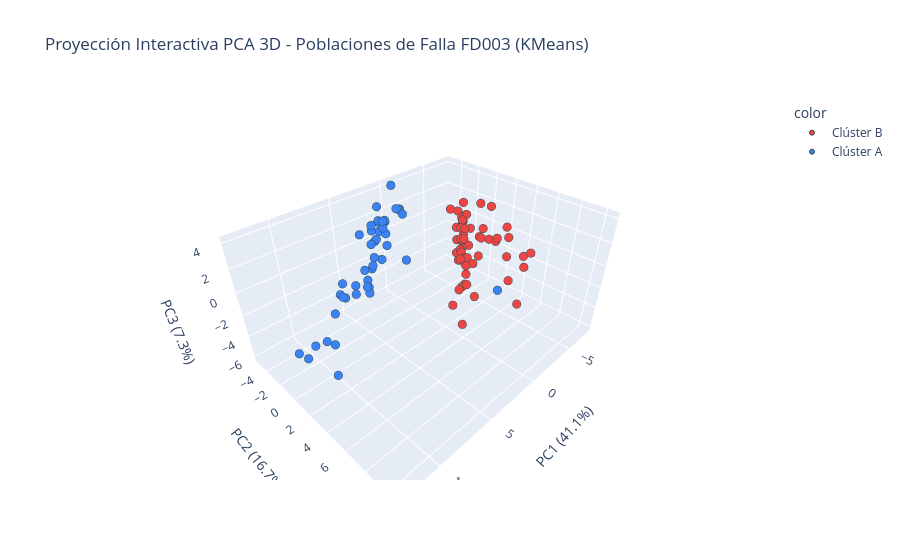

Notebook code for this chart:
### Code cell
# 5. Visualización 3D Interactiva con Plotly
fig_plotly = px.scatter_3d(
    x=X_pca_3d[:, 0], y=X_pca_3d[:, 1], z=X_pca_3d[:, 2],
    color=df_engine_features['cluster_name'],
    color_discrete_map=palette,
    hover_name=[f'Motor #{u}' for u in df_engine_features.index],
    labels={'x': f'PC1 ({var_exp[0]*100:.1f}%)', 'y': f'PC2 ({var_exp[1]*100:.1f}%)', 'z': f'PC3 ({var_exp[2]*100:.1f}%)'},
    title=f'Proyección Interactiva PCA 3D - Poblaciones de Falla FD003 (KMeans)'
)
fig_plotly.update_traces(marker=dict(size=5, line=dict(width=1, color='DarkSlateGrey')))
html_path = FIGURES_DIR / '03_pca_3d_interactivo_FD003.html'
fig_plotly.write_html(html_path)
print(f'  Gráfica interactiva guardada: {html_path.relative_to(PROJECT_ROOT)}')

# Renderizado inline bajo la gráfica estática (requiere renderer de plotly en el notebook)
fig_plotly.show()

### Figure 1 — Plotly figure (JSON) as saved in the notebook; plotly's stock layout.template omitted (floating-point values rounded to 4 significant figures)
{"data": [{"hovertemplate": "<b>%{hovertext}</b><br><br>color=Clúster B<br>PC1 (41.1%)=%{x}<br>PC2 (16.7%)=%{y}<br>PC3 (7.3%)=%{z}<extra></extra>", "hovertext": ["Motor #1", "Motor #3", "Motor #4", "Motor #5", "Motor #6", "Motor #8", "Motor #12", "Motor #13", "Motor #14", "Motor #15", "Motor #22", "Motor #23", "Motor #25", "Motor #26", "Motor #28", "Motor #29", "Motor #30", "Motor #31", "Motor #32", "Motor #35", "Motor #36", "Motor #40", "Motor #44", "Motor #47", "Motor #48", "Motor #50", "Motor #51", "Motor #52", "Motor #53", "Motor #54", "Motor #56", "Motor #58", "Motor #61", "Motor #63", "Motor #64", "Motor #65", "Motor #66", "Motor #67", "Motor #69", "Motor #70", "Motor #74", "Motor #76", "Motor #78", "Motor #79", "Motor #80", "Motor #83", "Motor #86", "Motor #87", "Motor #90", "Motor #91", "Motor #92", "Motor #93", "Motor #95", "Motor #99", "Motor #100"], "legendgroup": "Clúster B", "marker": {"color": "#EF4444", "line": {"color": "DarkSlateGrey", "width": 1}, "size": 5, "symbol": "circle"}, "mode": "markers", "name": "Clúster B", "scene": "scene", "showlegend": true, "type": "scatter3d", "x": [-5.762, -4.674, -7.565, -4.86, -6.15, -6.497, -4.674, -1.927, -4.594, -6.034, -4.008, -4.444, 0.8136, -4.089, -5.198, -6.32, 2.969, -5.753, 0.4855, -3.226, -5.0, -5.28, -6.275, -3.798, -0.09282, -0.9381, -1.522, -4.261, -2.293, -3.168, -6.281, -4.84, -2.814, -4.63, -0.1374, -3.27, -2.492, -6.536, -4.722, -2.612, -4.112, -6.205, -4.205, -2.903, -1.845, -3.301, -4.737, -2.981, -4.405, -0.8003, -6.225, -3.071, -3.791, -4.87, -4.541], "y": [-1.562, -0.3794, -2.936, 1.488, -1.901, -1.753, -0.7336, 6.065, -1.103, -0.9306, 0.6637, -0.001853, 8.239, 1.25, -0.8897, -2.626, 10.46, -0.6031, 9.438, 0.5406, -1.071, -1.054, -2.704, 2.181, 8.592, 3.056, 6.339, 1.614, 2.176, 4.991, -1.921, -0.8035, 4.455, -1.164, 8.704, 2.314, 1.821, -2.212, -0.7791, 1.375, 2.744, -3.44, -0.5038, 1.529, 1.744, 2.391, 1.154, 4.212, 0.07859, 2.026, -2.067, 1.327, 2.94, -0.5184, -0.4858], "z": [0.3506, -0.6868, -0.3277, 0.9603, -0.0004397, 0.5723, -0.7874, 1.439, -2.333, -2.081, -1.855, -2.329, 1.684, -2.227, -0.5918, 0.6732, 2.071, -0.1158, 4.169, -1.697, 0.03434, -2.087, -0.9859, 0.7512, 3.33, -6.111, 3.29, 0.4802, -3.095, 3.0, -0.08777, -1.029, 1.993, -1.035, 2.518, -4.772, -1.467, 1.574, -1.904, -3.887, 0.737, 0.6264, -2.688, -2.639, -3.618, -0.6396, 3.151, 1.569, -2.839, -4.551, 0.2577, -3.843, 3.783, 0.2141, -1.997]}, {"hovertemplate": "<b>%{hovertext}</b><br><br>color=Clúster A<br>PC1 (41.1%)=%{x}<br>PC2 (16.7%)=%{y}<br>PC3 (7.3%)=%{z}<extra></extra>", "hovertext": ["Motor #2", "Motor #7", "Motor #9", "Motor #10", "Motor #11", "Motor #16", "Motor #17", "Motor #18", "Motor #19", "Motor #20", "Motor #21", "Motor #24", "Motor #27", "Motor #33", "Motor #34", "Motor #37", "Motor #38", "Motor #39", "Motor #41", "Motor #42", "Motor #43", "Motor #45", "Motor #46", "Motor #49", "Motor #55", "Motor #57", "Motor #59", "Motor #60", "Motor #62", "Motor #68", "Motor #71", "Motor #72", "Motor #73", "Motor #75", "Motor #77", "Motor #81", "Motor #82", "Motor #84", "Motor #85", "Motor #88", "Motor #89", "Motor #94", "Motor #96", "Motor #97", "Motor #98"], "legendgroup": "Clúster A", "marker": {"color": "#3B82F6", "line": {"color": "DarkSlateGrey", "width": 1}, "size": 5, "symbol": "circle"}, "mode": "markers", "name": "Clúster A", "scene": "scene", "showlegend": true, "type": "scatter3d", "x": [5.548, 1.808, -0.409, 1.789, 11.79, 1.765, 5.586, 1.166, 3.255, 3.093, 7.086, 2.13, 5.32, 7.928, -0.2162, 4.316, 8.083, 5.502, 2.07, 12.84, 2.866, 10.88, 9.395, 4.04, 0.01875, 5.153, 2.362, 12.29, 8.064, 3.851, 2.007, 4.401, 10.16, 7.754, 2.102, 3.085, 1.891, 6.419, 3.769, 3.098, 11.22, -0.724, -1.037, 4.752, 2.196], "y": [-1.027, -4.033, -3.938, -4.053, 1.315, -3.171, -0.742, -1.435, -3.019, -2.923, -0.3462, -3.553, -1.139, -0.4833, -3.294, -1.925, -0.8683, -1.236, -2.759, 0.9566, -3.542, 2.002, 0.2904, -2.157, -3.79, -1.458, -3.211, 0.9688, -0.5867, 9.574, -2.771, -1.653, 0.9887, -0.917, -3.048, -2.183, -3.025, -1.28, -2.25, -2.698, 1.873, -5.178, -4.572, -2.545, -2.921], "z": [-1.062, 1.964, 2.346, 3.29, -1.542, 2.273, -1.46, -0.7514, 2.549, 1.146, -0.6088, 2.37, -1.258, -0.5725, 2.232, -0.3948, -0.4099, 0.3198, 1.496, -1.761, 1.753, -4.401, -0.771, 1.556, 2.623, -0.8407, 1.648, -2.568, -0.4955, 3.091, 0.4024, 0.05402, -2.673, 0.3536, 2.501, -0.1912, 2.506, -0.6417, 0.2458, 1.426, -1.158, 4.009, 1.98, 2.505, 2.001]}], "layout": {"legend": {"title": {"text": "color"}, "tracegroupgap": 0}, "scene": {"domain": {"x": [0, 1], "y": [0, 1]}, "xaxis": {"title": {"text": "PC1 (41.1%)"}}, "yaxis": {"title": {"text": "PC2 (16.7%)"}}, "zaxis": {"title": {"text": "PC3 (7.3%)"}}}, "title": {"text": "Proyección Interactiva PCA 3D - Poblaciones de Falla FD003 (KMeans)"}}}
